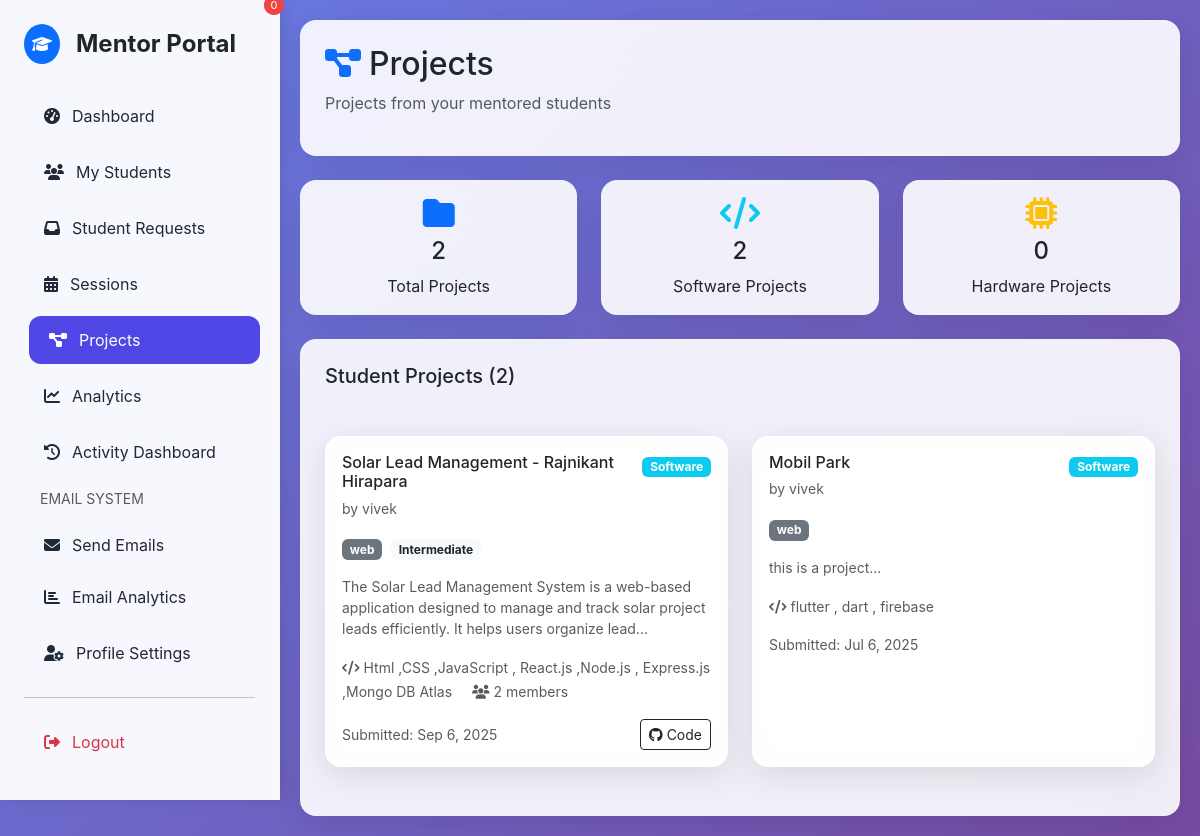
/mentor/projects.php (signed in), run on an earlier commit of the app's database.
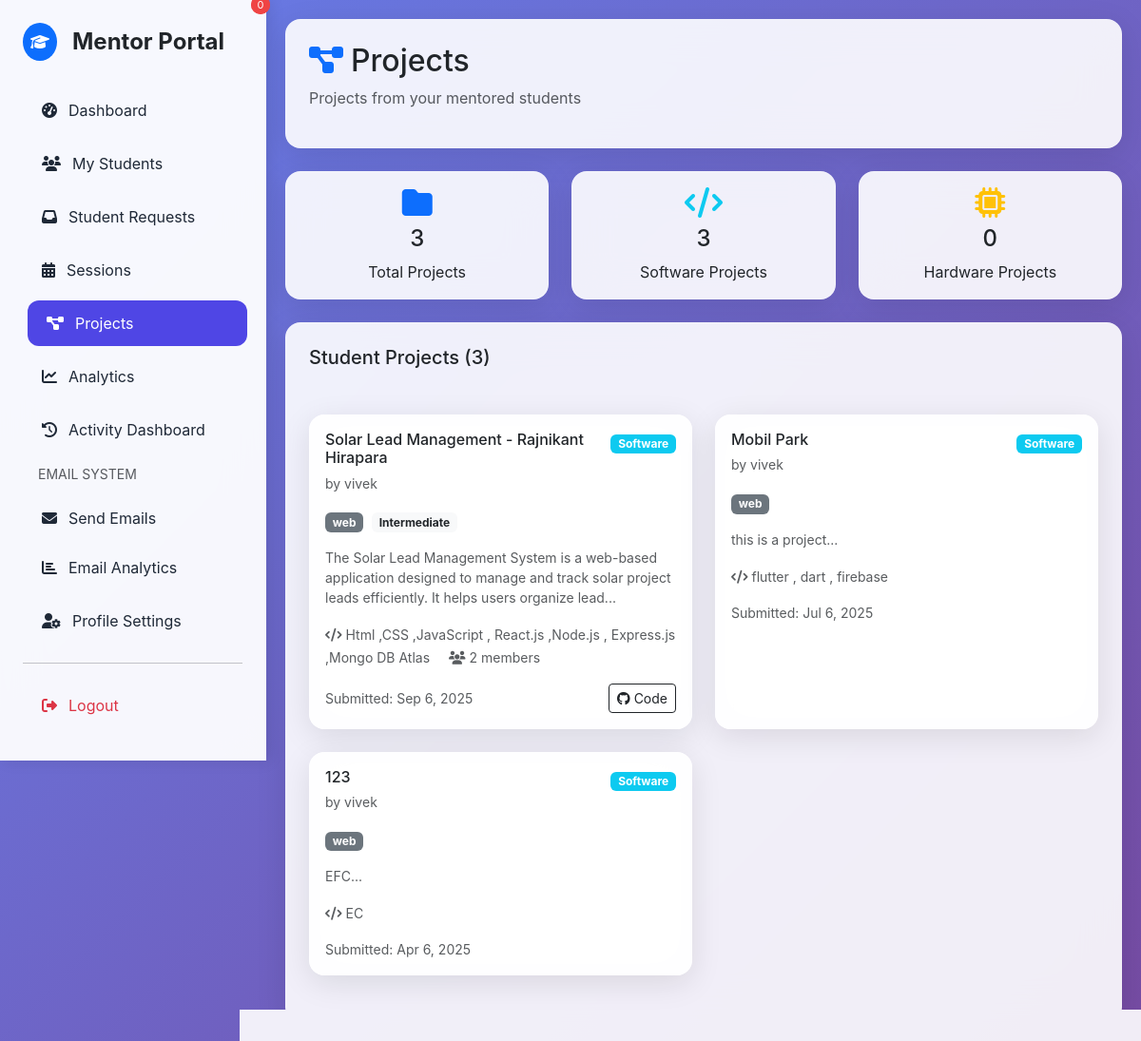
And on a later commit of the database.
### tables this page shows
CREATE TABLE `projects` (
                            `id` int(5) NOT NULL,
                            `user_id` int(15) NOT NULL,
                            `project_name` varchar(255) NOT NULL,
                            `project_type` varchar(50) NOT NULL,
                            `classification` varchar(100) DEFAULT NULL,
                            `project_category` varchar(100) DEFAULT NULL,
                            `difficulty_level` enum('beginner','intermediate','advanced','expert') DEFAULT NULL,
                            `development_time` varchar(50) DEFAULT NULL,
                            `team_size` varchar(50) DEFAULT NULL,
                            `target_audience` text DEFAULT NULL,
                            `project_goals` text DEFAULT NULL,
                            `challenges_faced` text DEFAULT NULL,
                            `future_enhancements` text DEFAULT NULL,
                            `github_repo` varchar(255) DEFAULT NULL,
                            `live_demo_url` varchar(255) DEFAULT NULL,
                            `project_license` varchar(100) DEFAULT NULL,
                            `keywords` varchar(500) DEFAULT NULL,
                            `contact_email` varchar(255) DEFAULT NULL,
                            `social_links` text DEFAULT NULL,
                            `description` text NOT NULL,
                            `language` varchar(100) NOT NULL,
                            `image_path` varchar(255) DEFAULT NULL,
                            `video_path` varchar(255) DEFAULT NULL,
                            `code_file_path` varchar(255) DEFAULT NULL,
                            `instruction_file_path` varchar(255) DEFAULT NULL,
                            `presentation_file_path` varchar(255) DEFAULT NULL,
                            `additional_files_path` varchar(255) DEFAULT NULL,
                            `submission_date` timestamp NULL DEFAULT current_timestamp(),
                            `status` enum('pending','approved','rejected') NOT NULL DEFAULT 'pending',
                            `title` varchar(255) DEFAULT NULL
);

CREATE TABLE `register` (
                            `id` int(11) NOT NULL,
                            `name` varchar(100) NOT NULL,
                            `email` varchar(100) NOT NULL,
                            `enrollment_number` varchar(50) NOT NULL,
                            `gr_number` varchar(50) NOT NULL,
                            `password` varchar(255) NOT NULL,
                            `about` varchar(500) NOT NULL,
                            `phone_no` varchar(20) DEFAULT NULL,
                            `department` varchar(100) DEFAULT NULL,
                            `passout_year` year(4) NOT NULL,
                            `user_image` text NOT NULL DEFAULT '',
                            `google_id` varchar(255) DEFAULT NULL,
                            `email_notifications` tinyint(1) DEFAULT 1,
                            `last_notification_sent` datetime DEFAULT NULL,
                            `github_token` text DEFAULT NULL,
                            `role` enum('student','mentor','admin') DEFAULT 'student',
                            `expertise` text DEFAULT NULL,
                            `mentor_rating` decimal(3,2) DEFAULT 0.00,
                            `is_available` tinyint(1) DEFAULT 1
);

### mentor/projects.php (the view, shortened to what the changed rows need)
<?php
require_once '../Login/Login/db.php';
require_once 'mentor_layout.php';
$mentor_id = $_SESSION['mentor_id'];
$projects_query = "SELECT DISTINCT p.*, r.name as student_name, r.email, mpa.granted_at
                   FROM projects p
                   JOIN register r ON p.user_id = r.id
                   JOIN mentor_project_access mpa ON p.id = mpa.project_id AND r.id = mpa.student_id
                   WHERE mpa.mentor_id = ? AND p.status = 'approved'
                   ORDER BY p.submission_date DESC";
$stmt = $conn->prepare($projects_query);
$stmt->bind_param("i", $mentor_id);
$stmt->execute();
$projects = $stmt->get_result()->fetch_all(MYSQLI_ASSOC);
$stats_query = "SELECT
                COUNT(DISTINCT p.id) as total_projects,
                SUM(CASE WHEN p.project_type = 'software' THEN 1 ELSE 0 END) as software_count,
                SUM(CASE WHEN p.project_type = 'hardware' THEN 1 ELSE 0 END) as hardware_count
                FROM projects p
                JOIN mentor_project_access mpa ON p.id = mpa.project_id
                WHERE mpa.mentor_id = ? AND p.status = 'approved'";
$stmt = $conn->prepare($stats_query);
$stmt->bind_param("i", $mentor_id);
$stmt->execute();
$stats = $stmt->get_result()->fetch_assoc();
?>
<div class="row mb-4">
    <div class="col-12">
        <div class="glass-card p-4">
            <h2><i class="fas fa-project-diagram text-primary me-2"></i>Projects</h2>
        </div>
    </div>
</div>
<div class="row mb-4">
    <div class="col-md-4">
        <div class="glass-card p-3 text-center">
            <i class="fas fa-folder fa-2x text-primary mb-2"></i>
            <h4><?= $stats['total_projects'] ?? 0 ?></h4>
            <p class="mb-0">Total Projects</p>
        </div>
    </div>
    <div class="col-md-4">
        <div class="glass-card p-3 text-center">
            <i class="fas fa-code fa-2x text-info mb-2"></i>
            <h4><?= $stats['software_count'] ?? 0 ?></h4>
            <p class="mb-0">Software Projects</p>
        </div>
    </div>
</div>
<div class="row">
    <div class="col-12">
        <div class="glass-card">
            <div class="card-header bg-transparent border-0 p-4">
                <h5 class="mb-0">Student Projects (<?= count($projects) ?>)</h5>
            </div>
            <div class="card-body p-4">
                <?php if (empty($projects)): ?>
                    <div class="text-center py-5">
                        <i class="fas fa-folder-open fa-3x text-muted mb-3"></i>
                        <h6 class="text-muted">No projects yet</h6>
                        <p class="text-muted">Projects from your mentored students will appear here</p>
                    </div>
                <?php else: ?>
                    <div class="row">
                        <?php foreach ($projects as $project): ?>
                            <div class="col-lg-6 mb-4">
                                <div class="glass-card p-3 h-100">
                                    <div class="d-flex justify-content-between align-items-start mb-3">
                                        <div>
                                            <h6 class="mb-1"><?= htmlspecialchars($project['project_name']) ?></h6>
                                            <small class="text-muted">by <?= htmlspecialchars($project['student_name']) ?></small>
                                        </div>
                                        <div class="text-end">
                                            <span class="badge bg-<?= $project['project_type'] == 'software' ? 'info' : 'warning' ?>">
                                                <?= ucfirst($project['project_type']) ?>
                                            </span>
                                        </div>
                                    </div>
                                    <div class="mb-3">
                                        <span class="badge bg-secondary me-1"><?= htmlspecialchars($project['classification']) ?></span>
                                        <?php if ($project['difficulty_level']): ?>
                                            <span class="badge bg-light text-dark"><?= ucfirst($project['difficulty_level']) ?></span>
                                        <?php endif; ?>
                                    </div>
                                    <p class="text-muted small mb-3">
                                        <?= htmlspecialchars(substr($project['description'], 0, 150)) ?>...
                                    </p>
                                    <div class="mb-3">
                                        <small class="text-muted">
                                            <i class="fas fa-code me-1"></i><?= htmlspecialchars($project['language']) ?>
                                        </small>
                                        <?php if ($project['team_size']): ?>
                                            <small class="text-muted ms-3">
                                                <i class="fas fa-users me-1"></i><?= htmlspecialchars($project['team_size']) ?> members
                                            </small>
                                        <?php endif; ?>
                                    </div>
                                    <div class="d-flex justify-content-between align-items-center">
                                        <small class="text-muted">
                                            Submitted: <?= date('M j, Y', strtotime($project['submission_date'])) ?>
                                        </small>
                                        <div>
                                            <?php if ($project['github_repo']): ?>
                                                <a href="<?= htmlspecialchars($project['github_repo']) ?>" target="_blank" class="btn btn-sm btn-outline-dark">
                                                    <i class="fab fa-github me-1"></i>Code
                                                </a>
                                            <?php endif; ?>
                                        </div>
                                    </div>
                                </div>
                            </div>
                        <?php endforeach; ?>
                    </div>
                <?php endif; ?>
            </div>
        </div>
    </div>
</div>

What changed in the data, as far as the page shows it:
now on this page (row edited): projects: project_name "123", register.name "vivek", project_type "Software", classification "web", description "EFC", language "EC", submission_date "Apr 6, 2025"
Also different on the page:
$stats['total_projects']: "2" → "3"
$stats['software_count']: "2" → "3"
count($projects): "2" → "3"
